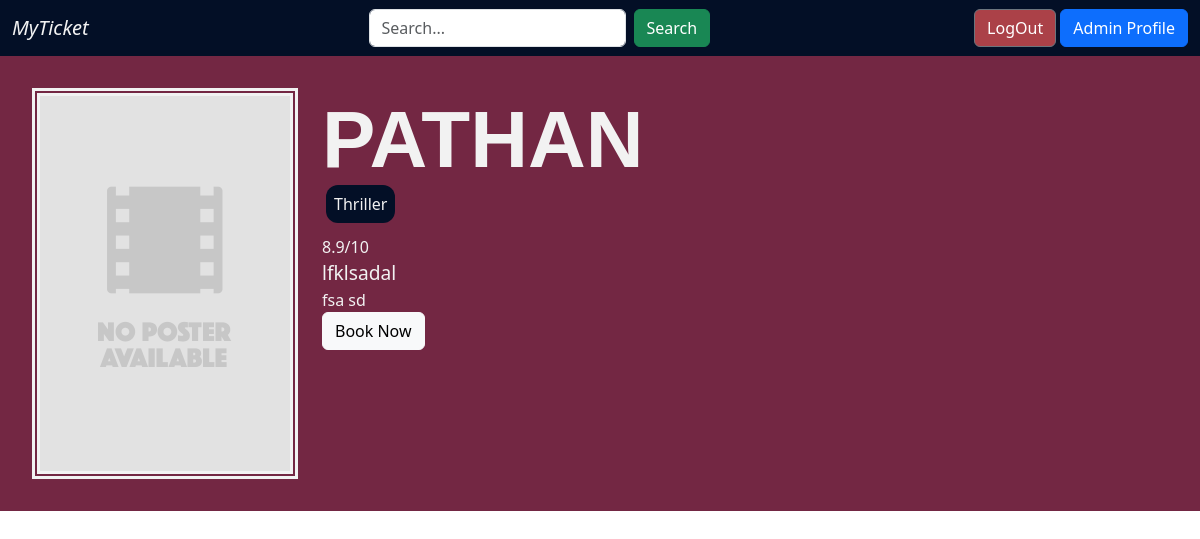
Page /book_tickets/1 (signed in) on the committed database.
### app/models/models.py (models this page shows, shortened)
class Shows(db.Model):
    __tablename__ = "shows"
    __searchable__ = ['show_name', 'rating', 'tags', 'cast']
    show_id = db.Column(db.Integer, primary_key=True, autoincrement=True)
    show_name = db.Column(db.String, nullable=False)
    ticket_price = db.Column(db.Numeric(precision=2, scale=1), nullable=False)
    premiere_date = db.Column(DATE(storage_format="%(day)02d/%(month)02d/%(year)04d",
                                   regexp=re.compile("(?P<day>\d+)/(?P<month>\d+)/(?P<year>\d+)")))
    end_date = db.Column(DATE(storage_format="%(day)02d/%(month)02d/%(year)04d",
                              regexp=re.compile("(?P<day>\d+)/(?P<month>\d+)/(?P<year>\d+)")))
    rating = db.Column(db.Numeric(precision=2, scale=1))
    tags = db.Column(db.String)
    show_description = db.Column(db.String)
    cast = db.Column(db.String)
    poster_filename = db.Column(db.String(255), nullable=False)

### app/controllers/users/controllers.py (the view)
@controllers.route("/book_tickets/<show_id>")
@login_required
def book_tickets(show_id):
    show = Shows.query.filter_by(show_id=show_id).first()
    return render_template("user/booking/bookshow.html.jinja2", show=show)

### app/controllers/auth.py (called while the page is built)
@login_manager.user_loader
def load_user(user_id):
    return User.query.get(int(user_id))

### app/templates/user/booking/bookshow.html.jinja2 (shortened to what this page needs)
<!DOCTYPE html>
<html lang="en">
  <head>
    <link
      href="https://cdn.jsdelivr.net/npm/bootstrap@5.3.0-alpha1/dist/css/bootstrap.min.css"
      rel="stylesheet"
    />
    <link
      rel="stylesheet"
      href="{{ url_for('static', filename='styles/bookshow.style.css') }}"
    />
  </head>
  <body>
    <div>{% include "user/header.html.jinja2" %}</div>
    <div class="container-fluid show__container">
      <div class="row">
        <div class="col-3">
          {% if show.poster_filename %}
          {{ show.show_poster }}
          <img
            src= "static/images/{{ show.show_poster }}"
            alt="{{ show.show_name }}"
            class="card-img-top show--poster"
          />
          {% else %}
          <img
            src="{{ url_for('static', filename='images/no-poster.png') }}"
            alt="{{ show.show_name }}"
            class="card-img-top show--poster"
          />
          {% endif %}
        </div>
        <div class="col-9 show--col">
          <div class="show--title lead">
            {{ show.show_name }}
          </div>
          <div class="show--tags">
            {% for tag in show.tags.split(',') %}
            <span class="show--tag">
              {{ tag }}
            </span>
            {% endfor %}
          </div>
          <div class="show--ratings">{{ show.rating }}/10</div>
          <div class="show--descp">
            {{ show.show_description }}
          </div>
          <div class="show--cast">
            {{ show.cast }}
          </div>
          <div>
            <a class="btn btn-light" href="/booknow/{{ show.show_id }}"
              >Book Now</a
            >
          </div>
        </div>
      </div>
    </div>
  </body>
</html>

### app/static/styles/bookshow.style.css (style rules this page uses)
*, *::before, *::after { box-sizing: border-box; }
:root { font-family: 'PT Sans', sans-serif; --clr-primary-5: #f2f2f2; --clr-primary-4: #f25757; --clr-primary-3: #030f26; --clr-primary-2: #732743; --clr-primary-1: #d93250; --clr-sec-1: #FF3D3D; --w-light: 300; --w-heavy: 700; --w-regular: 500; }
.show__container { padding: 2em 2em !important; }
.show__container { background: var(--clr-primary-2); color: var(--clr-primary-5); }
.show--title { text-transform: uppercase; font-size: 5rem; line-height: 0.5; margin: 2rem 0; font-family: 'Oxygen', sans-serif; font-weight: 550; }
.show--tags { margin: 1.2rem 0; }
.show--tag { background: var(--clr-primary-3); color: var(--clr-primary-5); margin: 0.25rem; padding: 0.5rem 0.5rem; border-radius: 0.75rem; text-transform: capitalize; }
.show--descp { font-size: 1.2rem; }
.show--poster { border: 0.5em double var(--clr-primary-5); }

### rows in the picture
Shows: show_name "PATHAN", tags "Thriller", rating "8.9", show_description "lfklsadal", cast "fsa sd"
